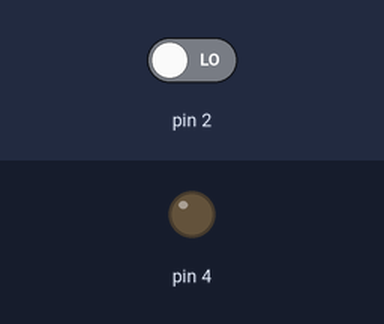
A sketch run on a simulated Arduino Uno, built with avr-gcc and run on an emulated ATmega328P. On the bench: output pins drawn as LEDs (lit = HIGH). The inputs (shaded band) are chosen by the test bench; at power-on: pin 2 LOW.

Above: at 1.2 s.
1.3 s: pin 2 driven HIGH
At 2.0 s:
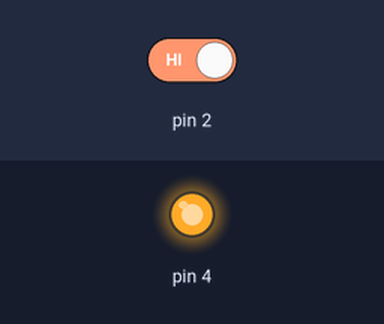
Timing chart, 0 to 4.3 s (numbered marks = the images above; inputs shaded):
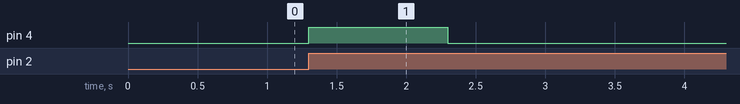

Measured:
- after the input at 1.3 s, pin 4: LOW → HIGH at once, → LOW 1.0 s later

The sketch:

______202021017____.ino
```cpp
int a = 0;

void AT()
{
  a++;
}

void setup()
{
  pinMode(2, INPUT);
  pinMode(4, OUTPUT);

  attachInterrupt(digitalPinToInterrupt(2), AT, CHANGE);
}

void loop()
{
  if(a != 0)
  {
    a = 0;
    digitalWrite(4, 1);
    delay(1000);
  }
  else digitalWrite(4, 0);
}
```
